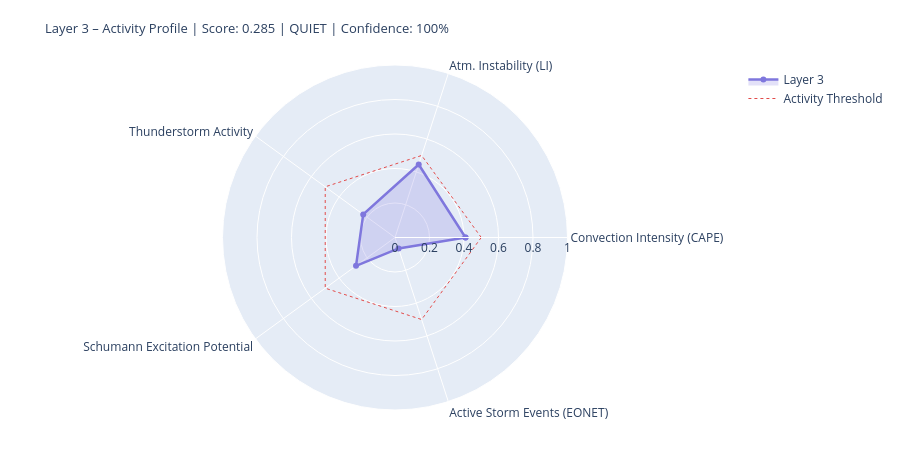

The notebook cell this image was saved under:
### Markdown cell above
---
## 4. State Assessment & Handoff to Layer 4/5

### Code cell
# ============================================================
# LAYER-3-SCORE
# Five dynamic components
# ============================================================

def norm(v, lo, hi):
    if v is None or (isinstance(v, float) and math.isnan(v)): return None
    return round(max(0.0, min(1.0, (v - lo) / (hi - lo))), 4)

# --- 1) Convection intensity (global CAPE mean) ---
cape_mean = df_atm['cape'].dropna().mean() if not df_atm.empty else None
conv_score = norm(cape_mean, 0, 3000)
conv_src   = 'primary' if cape_mean is not None else 'missing'

# --- 2) Atmospheric instability (LI mean) ---
li_mean   = df_atm['li'].dropna().mean() if not df_atm.empty else None
# Negative LI = unstable → higher score
instab_score = norm(-li_mean if li_mean is not None else None, -6, 6)
instab_src   = 'primary' if li_mean is not None else 'missing'

# --- 3) Thunderstorm activity (mean thunder score + WMO count) ---
thunder_mean = df_atm['thunder_score'].mean() if not df_atm.empty else None
n_thunder    = int(df_atm['thunderstorm'].sum()) if not df_atm.empty else 0
thunder_score_val = norm(
    (thunder_mean or 0) * 0.7 + n_thunder * 0.1, 0, 1.0
) if thunder_mean is not None else None
thunder_src = 'primary'

# --- 4) Schumann excitation potential (weighted Schumann contribution) ---
schumann_pot = df_atm['schumann_contribution'].mean() if not df_atm.empty else None
# Boosted by Layer-2 thunderstorm trigger
if schumann_pot is not None and l2_thunder:
    schumann_pot = min(1.0, schumann_pot * 1.2)
schumann_score = norm(schumann_pot, 0, 1.0) if schumann_pot is not None else None
schumann_src   = 'derived'

# --- 5) Storm activity (NASA EONET) ---
# Distinction: None = data not loaded, 0.0 = loaded but no events
storm_score = None
storm_src   = 'missing'
if raw.get('storms') is not None:          # API reached successfully
    storm_score = norm(len(storm_events), 0, 30) if storm_events else 0.0
    storm_src   = 'primary'

# X-Ray and Kp: context only, not in dynamic score
# (X-Ray = Layer-0/4 driver; Kp = geomagnetic index, not a lightning proxy)
xray_context = None
if raw.get('xray'):
    df_xc = pd.DataFrame(raw['xray'])
    fc = next((c for c in df_xc.columns
               if any(k in c.lower() for k in ['flux','long']) and 'time' not in c.lower()),
              df_xc.columns[1])
    df_xc[fc] = pd.to_numeric(df_xc[fc], errors='coerce')
    xray_last = df_xc[fc].dropna().iloc[-1] if not df_xc[fc].dropna().empty else None
    if xray_last:
        xray_class = ('X' if xray_last>=1e-4 else 'M' if xray_last>=1e-5
                      else 'C' if xray_last>=1e-6 else 'B')
        xray_context = {'flux': float(xray_last), 'class': xray_class}
        print(f'X-Ray context: {xray_class}-class ({xray_last:.2e} W/m²)')

# --- Aggregate ---
COMPONENTS = {
    'Convection Intensity (CAPE)':  {'score': conv_score,       'source': conv_src,    'dynamic': True},
    'Atm. Instability (LI)':         {'score': instab_score,     'source': instab_src,  'dynamic': True},
    'Thunderstorm Activity':              {'score': thunder_score_val, 'source': thunder_src, 'dynamic': True},
    'Schumann Excitation Potential':   {'score': schumann_score,   'source': schumann_src,'dynamic': True},
    'Active Storm Events (EONET)': {'score': storm_score,      'source': storm_src,   'dynamic': True},
}

available   = {k: v['score'] for k, v in COMPONENTS.items() if v['score'] is not None}
unavailable = [k for k, v in COMPONENTS.items() if v['score'] is None]
layer3_score = round(sum(available.values()) / len(available), 4) if available else None
confidence   = round(len(available) / len(COMPONENTS), 2)
level = ('unknown' if layer3_score is None
         else 'quiet'   if layer3_score < 0.3
         else 'moderate' if layer3_score < 0.6
         else 'active')
dominant_l3 = max(available, key=available.get) if available else 'none'

# --- Ausgabe ---
W = 68
print('=' * W)
print('LAYER 3 – ATMOSPHERE / WEATHER / THUNDERSTORMS – STATE ASSESSMENT')
print('=' * W)
for name, comp in COMPONENTS.items():
    s = comp['score']
    if s is not None:
        bar = '█' * int(s * 20) + '░' * (20 - int(s * 20))
        print(f'  {name:<36} {bar}  {s:.3f}  [{comp["source"]}]')
    else:
        print(f'  {name:<36} {"─" * 20}  n/a   [missing]')
print('-' * W)
print(f'  Score:        {layer3_score:.3f}  ({len(available)}/{len(COMPONENTS)} components)')
print(f'  Confidence:   {confidence:.0%}')
print(f'  Level:        {level.upper()}')
print(f'  Dominant:     {dominant_l3}')
print(f'  CAPE mean:    {cape_mean:.0f} J/kg' if cape_mean else '  CAPE mean:    n/a')
print(f'  LI mean:      {li_mean:.1f} K' if li_mean is not None else '  LI mean:      n/a')
print(f'  Thunderstorms:{n_thunder} points (WMO)  +  {len(storm_events)} NASA EONET')
print('=' * W)

# Radar
cats   = list(available.keys())
vals_r = list(available.values())
if len(cats) >= 3:
    fig = go.Figure()
    fig.add_trace(go.Scatterpolar(
        r=vals_r + [vals_r[0]], theta=cats + [cats[0]],
        fill='toself', fillcolor='rgba(127,119,221,0.22)',
        line=dict(color='#7F77DD', width=2.5), name='Layer 3'
    ))
    fig.add_trace(go.Scatterpolar(
        r=[0.5] * (len(cats)+1), theta=cats + [cats[0]],
        line=dict(color='#E24B4A', dash='dot', width=1),
        mode='lines', name='Activity Threshold'
    ))
    fig.update_layout(
        title=dict(
            text=f'Layer 3 – Activity Profile | Score: {layer3_score:.3f} | {level.upper()} | Confidence: {confidence:.0%}',
            font=dict(size=13)
        ),
        polar=dict(radialaxis=dict(visible=True, range=[0, 1])),
        height=450, showlegend=True,
        margin=dict(l=60, r=60, t=65, b=40)
    )
    fig.show()

### Figure 1 — Plotly figure (JSON) as saved in the notebook; plotly's stock layout.template omitted (floating-point values rounded to 4 significant figures)
{"data": [{"fill": "toself", "fillcolor": "rgba(127,119,221,0.22)", "line": {"color": "#7F77DD", "width": 2.5}, "name": "Layer 3", "r": [0.4087, 0.445, 0.2278, 0.2794, 0.0667, 0.4087], "theta": ["Convection Intensity (CAPE)", "Atm. Instability (LI)", "Thunderstorm Activity", "Schumann Excitation Potential", "Active Storm Events (EONET)", "Convection Intensity (CAPE)"], "type": "scatterpolar"}, {"line": {"color": "#E24B4A", "dash": "dot", "width": 1}, "mode": "lines", "name": "Activity Threshold", "r": [0.5, 0.5, 0.5, 0.5, 0.5, 0.5], "theta": ["Convection Intensity (CAPE)", "Atm. Instability (LI)", "Thunderstorm Activity", "Schumann Excitation Potential", "Active Storm Events (EONET)", "Convection Intensity (CAPE)"], "type": "scatterpolar"}], "layout": {"height": 450, "margin": {"b": 40, "l": 60, "r": 60, "t": 65}, "polar": {"radialaxis": {"range": [0, 1], "visible": true}}, "showlegend": true, "title": {"font": {"size": 13}, "text": "Layer 3 – Activity Profile | Score: 0.285 | QUIET | Confidence: 100%"}}}
